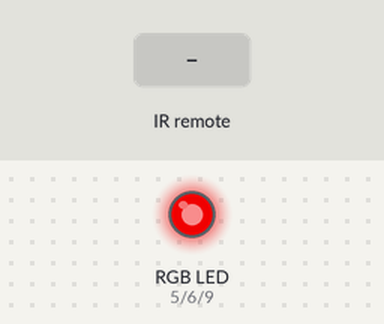
The program below on a simulated Arduino Uno, built with avr-gcc and run on an emulated ATmega328P. Parts: an RGB LED mixed from three pins (HIGH = lit). The test bench sets the inputs (shaded band). Dim RGB values are drawn brighter than linear; random numbers use the default seed unless the program sets one.

Above: at 2.7 s.
2.8 s: infrared code 0xF30CFF00 received
At 3.95 s:
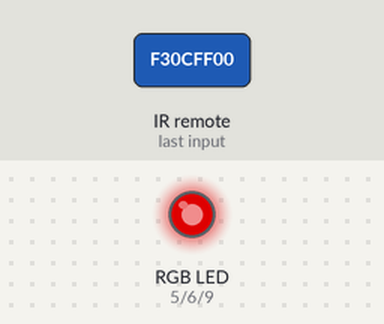
6.3 s: infrared code 0xE31CFF00 received
At 20.4 s:
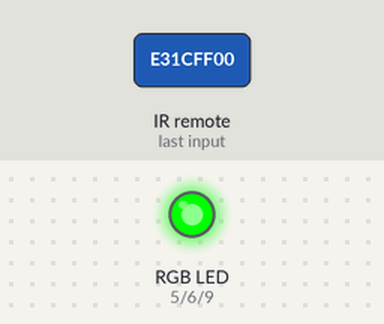
Timing chart, 0 to 29.0 s (numbered marks = the images above; inputs shaded):
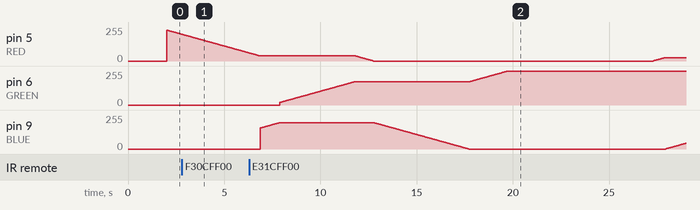

The program:

main.cpp
```cpp
#include <Arduino.h>
#include <IRremote.h>

#define RED 5   // actualy blue
#define GREEN 6 // actualy green
#define BLUE 9  // actualy red
#define IR_PIN 3

#define KEY_1 0XF30CFF00
#define KEY_2 0XE718FF00
#define KEY_4 0xF708FF00
#define KEY_5 0XE31CFF00
const int DELAY = 25;
const int DELAY2 = 7500;
int v_red = random(0, 255), v_green = random(0, 255), v_blue = random(0, 255);
unsigned long waitTime = 2000;
unsigned long lastCall = 0;
unsigned long time;
unsigned long key_pressed = 0;

IRrecv irrecv(IR_PIN);
decode_results results;
//----------------------------------------------
void viewRemoteValues();
void testLED();
void neutralColor(int &v_red, int &v_blue, int &v_green);
void randomNeutralColor(int &v_red, int &v_blue, int &v_green);
void changeColor(int &v_red, int &v_green, int &v_blue, int v_red_f, int v_green_f, int v_blue_f);
void changeColor(int &initialColor, int finalColor, int PIN);
void colorElf(int &v_red, int &v_green, int &v_blue);
void colorHobbit(int &v_red, int &v_green, int &v_blue);
void colorDwarf(int &v_red, int &v_green, int &v_blue);
void colorHuman(int &v_red, int &v_green, int &v_blue);
void readIRRemote();
//----------------------------------------------
void setup()
{
    Serial.begin(9600);
    pinMode(RED, OUTPUT);
    pinMode(GREEN, OUTPUT);
    pinMode(BLUE, OUTPUT);
    irrecv.enableIRIn();
    testLED();
    time = millis();
}

void loop()
{
    time = millis();
    if (time % waitTime == 0)
    {
        randomNeutralColor(v_red, v_green, v_blue);
    }
    else
    {
        readIRRemote();
    }
}

//----------------------------------------------
void randomNeutralColor(int &v_red, int &v_green, int &v_blue)
{
    int v_red_f = random(0, 255), v_green_f = random(0, 255), v_blue_f = random(0, 255);
    changeColor(v_red, v_green, v_blue, v_red_f, v_green_f, v_blue_f);
}
//----------------------------------------------
void colorElf(int &v_red, int &v_green, int &v_blue)
{
    int v_red_f = 0, v_green_f = 255, v_blue_f = 0; // green
    changeColor(v_red, v_green, v_blue, v_red_f, v_green_f, v_blue_f);
    delay(DELAY2);
}
//----------------------------------------------
void colorHobbit(int &v_red, int &v_green, int &v_blue)
{
    int v_red_f = 255, v_green_f = 100, v_blue_f = 0; // yellow
    changeColor(v_red, v_green, v_blue, v_red_f, v_green_f, v_blue_f);
    delay(DELAY2);
}
//----------------------------------------------
void colorDwarf(int &v_red, int &v_green, int &v_blue)
{
    int v_red_f = 255, v_green_f = 0, v_blue_f = 0; // red
    changeColor(v_red, v_green, v_blue, v_red_f, v_green_f, v_blue_f);
    delay(DELAY2);
}
//----------------------------------------------
void colorHuman(int &v_red, int &v_green, int &v_blue)
{
    int v_red_f = 25, v_green_f = 49, v_blue_f = 120; // blue
    changeColor(v_red, v_green, v_blue, v_red_f, v_green_f, v_blue_f);
    delay(DELAY2);
}
//----------------------------------------------
void viewRemoteValues()
{
    if (IrReceiver.decode())
    {
        Serial.println(IrReceiver.decodedIRData.decodedRawData, HEX); // Print the received code
        IrReceiver.resume();                                          // Receive the next value
    }
    delay(100);
}
//----------------------------------------------
void neutralColor(int &v_red, int &v_blue, int &v_green)
{
    int v_red_f, v_green_f, v_blue_f, color_num;

    color_num = random(1, 6);
    switch (color_num)
    {
    case 1: // light cian
        v_red_f = 0;
        v_green_f = 255;
        v_blue_f = 255;
        Serial.println("Cian");
        break;

    case 2: // magenta
        v_red_f = 255;
        v_green_f = 0;
        v_blue_f = 255;
        Serial.println("magenta");
        break;

    case 3: // pink
        v_red_f = 255;
        v_green_f = 153;
        v_blue_f = 204;
        Serial.println("pink");
        break;

    case 4: // dark violet
        v_red_f = 128;
        v_green_f = 0;
        v_blue_f = 128;
        Serial.println("dark violet");
        break;

    case 5: // white
        v_red_f = 255;
        v_green_f = 255;
        v_blue_f = 255;
        Serial.println("white");
        break;

    case 6: // olive green
        v_red_f = 128;
        v_blue_f = 128;
        v_red_f = 0;
        Serial.println("olive green");
        break;
    }
    changeColor(v_red, v_green, v_blue, v_red_f, v_green_f, v_blue_f);
}
//----------------------------------------------
void testLED()
{
    for (int i = 0; i <= 255; i++)
    {
        analogWrite(RED, i);
        delay(1);
    }
    for (int i = 255; i >= 0; i--)
    {
        analogWrite(RED, i);
        delay(1);
    }
    for (int i = 0; i <= 255; i++)
    {
        analogWrite(GREEN, i);
        delay(1);
    }
    for (int i = 255; i >= 0; i--)
    {
        analogWrite(GREEN, i);
        delay(1);
    }
    for (int i = 0; i <= 255; i++)
    {
        analogWrite(BLUE, i);
        delay(1);
    }
    for (int i = 255; i >= 0; i--)
    {
        analogWrite(BLUE, i);
        delay(1);
    }
    digitalWrite(RED, LOW);
    digitalWrite(GREEN, LOW);
    digitalWrite(BLUE, LOW);
}
//----------------------------------------------
void changeColor(int &v_red, int &v_green, int &v_blue, int v_red_f, int v_green_f, int v_blue_f)
{
    changeColor(v_red, v_red_f, RED);
    changeColor(v_blue, v_blue_f, BLUE);
    changeColor(v_green, v_green_f, GREEN);
}
//----------------------------------------------
void readIRRemote()
{
    if (irrecv.decode())
    {
        key_pressed = irrecv.decodedIRData.decodedRawData;
        switch (key_pressed)
        {
        case KEY_1:
            colorElf(v_red, v_green, v_blue);
            break;
        case KEY_2:
            colorHobbit(v_red, v_green, v_blue);
            break;
        case KEY_4:
            colorDwarf(v_red, v_green, v_blue);
            break;
        case KEY_5:
            colorHuman(v_red, v_green, v_blue);
            break;
        default:
            viewRemoteValues();
            break;
        }
        irrecv.resume();
        key_pressed = 0;
    }
}
//----------------------------------------------
void changeColor(int &initialColor, int finalColor, int PIN)
{
    if (initialColor < finalColor)
    {
        for (int i = initialColor; i <= finalColor; i++)
        {
            analogWrite(PIN, i);
            delay(DELAY);
        }
    }
    else
    {
        for (int i = initialColor; i >= finalColor; i--)
        {
            analogWrite(PIN, i);
            delay(DELAY);
        }
    }
    initialColor = finalColor;
}
```
